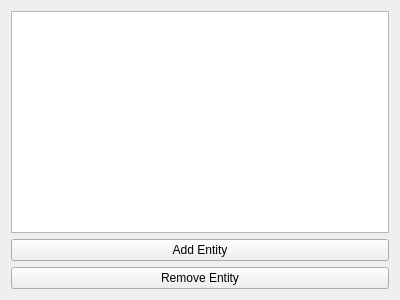
<?xml version="1.0" encoding="UTF-8"?>
<ui version="4.0">
 <class>HierarchyWidget</class>
 <widget class="QWidget" name="HierarchyWidget">
  <property name="geometry">
   <rect>
    <x>0</x>
    <y>0</y>
    <width>400</width>
    <height>300</height>
   </rect>
  </property>
  <property name="windowTitle">
   <string>Form</string>
  </property>
  <layout class="QVBoxLayout" name="verticalLayout">
   <item>
    <widget class="QListWidget" name="listWidget"/>
   </item>
   <item>
    <widget class="QPushButton" name="AddEntity">
     <property name="text">
      <string>Add Entity</string>
     </property>
    </widget>
   </item>
   <item>
    <widget class="QPushButton" name="RemoveEntity">
     <property name="text">
      <string>Remove Entity</string>
     </property>
    </widget>
   </item>
  </layout>
 </widget>
 <resources/>
 <connections/>
</ui>
